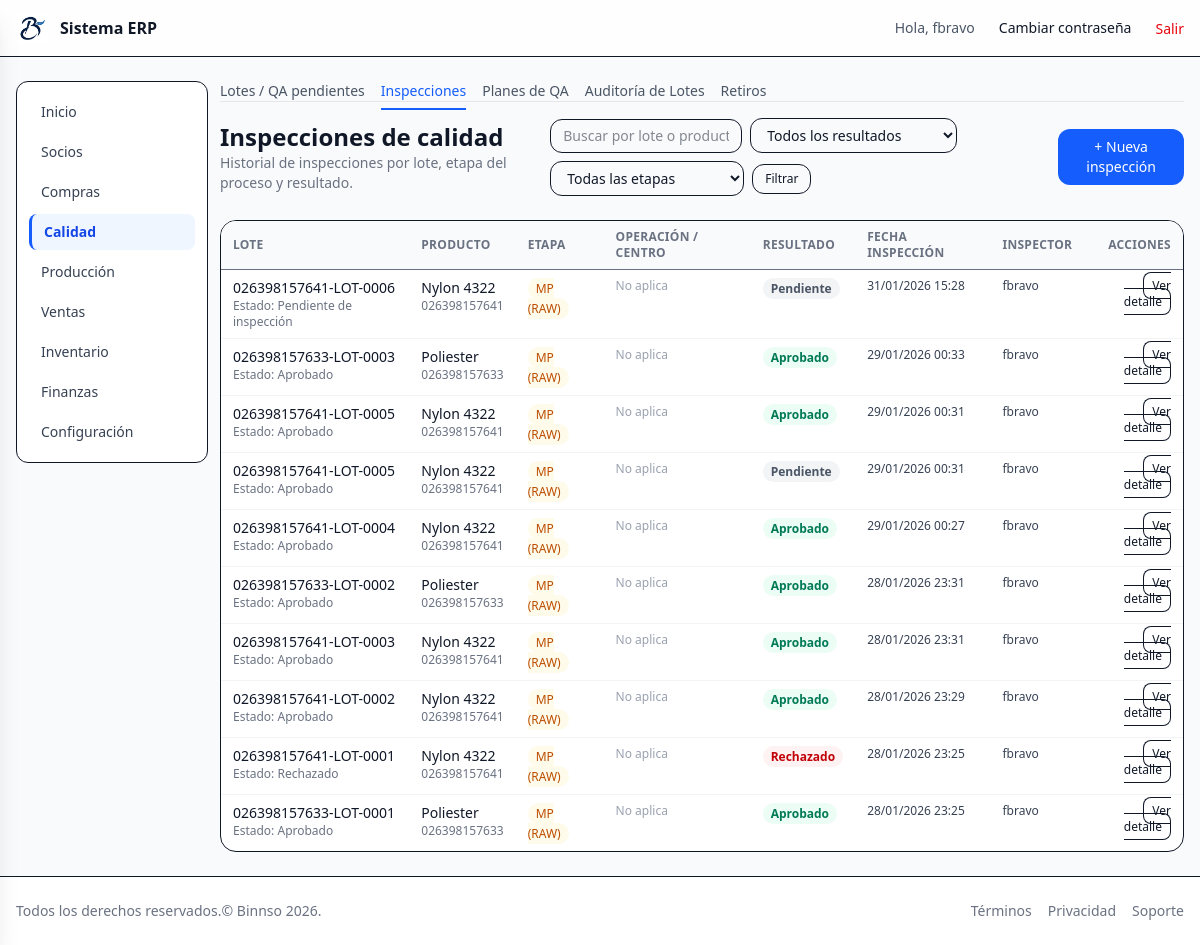
The page /quality/inspections/ (signed in) on the database its author committed.
### quality/models.py (models this page shows, shortened)
class QualityInspection(AuditModel):
    lot = models.ForeignKey(
        "inventory.Lot",
        on_delete=models.CASCADE,
        related_name="inspections",
    )
    stage = models.CharField(
        max_length=10,
        choices=InspectionStage.choices,
        help_text="Etapa del proceso en la que se realiza la inspección.",
    )
    operation = models.ForeignKey(
        "production.ProductionOperation",
        on_delete=models.SET_NULL,
        null=True,
        blank=True,
        related_name="inspections",
        help_text="Operación específica asociada a esta inspección (WIP).",
    )
    plan = models.ForeignKey(
        QAPlan,
        on_delete=models.SET_NULL,
        null=True,
        blank=True,
        related_name="inspections",
        help_text="Plan de QA aplicado a esta inspección.",
    )
    inspected_at = models.DateTimeField(null=True, blank=True)
    inspected_by = models.ForeignKey(
        settings.AUTH_USER_MODEL,
        on_delete=models.SET_NULL,
        null=True,
        blank=True,
        related_name="qa_inspections",
    )
    checklist = models.JSONField(
        null=True,
        blank=True,
        help_text="Resultados detallados de parámetros (ancho, peso, etc.)",
    )
    result = models.CharField(
        max_length=20,
        choices=LotStatus.choices,
        null=True,
        blank=True,
        help_text="Resultado global de la inspección.",
    )
    notes = models.TextField(blank=True, null=True)
    class Meta:
        verbose_name = "Inspección de Calidad"
        verbose_name_plural = "Inspecciones de Calidad"

### inventory/models.py (models this page shows, shortened)
class Lot(AuditModel):
    product = models.ForeignKey(Product, on_delete=models.PROTECT, related_name="lots")
    internal_lot = models.CharField(max_length=50)  # lote interno generado por la empresa
    supplier_lot = models.CharField(max_length=50, blank=True, null=True)  # lote del proveedor
    quantity_initial = models.DecimalField(max_digits=12, decimal_places=4)
    warehouse = models.ForeignKey(
        Warehouse,
        on_delete=models.PROTECT,
        related_name="lots",
        verbose_name="Bodega actual",
        blank=True,
        null=True)
    location = models.ForeignKey(
        Location,
        on_delete=models.PROTECT,
        related_name="lots",
        verbose_name="Ubicación actual",
        blank=True,
        null=True
    )
    manufacturing_date = models.DateField(null=True, blank=True)
    expiry_date = models.DateField(null=True, blank=True, help_text="Usado para FEFO y trazabilidad.")
    origin_reference = models.CharField(max_length=100, blank=True, null=True)  # factura, OC, OP
    status = models.CharField(max_length=20,choices=LotStatus.choices,default=LotStatus.PENDING)
    class Meta:
        unique_together = ("product", "internal_lot")
        verbose_name = "Lote"
        verbose_name_plural = "Lotes"

class Product(AuditModel):
    product_type = models.CharField(
    max_length=10,
    choices=ProductType.choices,
    default=ProductType.RAW,   # Por defecto materia prima
    )
    code = models.CharField(max_length=50, unique=True ) # codigo uncio de producto
    code_2 = models.CharField(max_length=50, blank=True, null=True)
    name = models.CharField(max_length=200)
    base_unit = models.ForeignKey(   #  unidad técnica base
        Unit,
        on_delete=models.PROTECT,
        related_name="products",
        verbose_name="Unidad base",
    )
    unit_price = models.DecimalField(max_digits=10, decimal_places=4, default=0)
    unit_cost = models.DecimalField(max_digits=10, decimal_places=4,  null=True, blank=True)
    tax_scheme = models.ForeignKey(
        TaxScheme,
        on_delete=models.SET_NULL,
        null=True,
        blank=True,
        related_name="products",
        verbose_name="Esquema tributario",
    )
    provider = models.CharField(max_length=200, blank=True, null=True)
    category = models.CharField(max_length=100, blank=True, null=True)
    brand = models.CharField(max_length=100, blank=True, null=True)
    attribute1 = models.CharField(max_length=100, blank=True, null=True)
    attribute2 = models.CharField(max_length=100, blank=True, null=True)
    is_active = models.BooleanField(default=True)
    lot_prefix = models.CharField(
        max_length=20,
        blank=True,
        null=True,
        help_text="Prefijo para el lote de producción (ej: CAP, CAM, 00101, 00102)."
    )
    use_date_in_lot = models.BooleanField(
        default=True,
        help_text="Si está activo, el lote incluye mes y año de fabricación."
    )
    class Meta:
        ordering = ["name"]
        verbose_name = "Producto"
        verbose_name_plural = "Productos"
        permissions = [
            ("export_product", "Puede exportar productos"),
        ]

### quality/views.py (the view)
# urls.py: path("inspections/", views.QualityInspectionListView.as_view(), name="inspection_list"),
class QualityInspectionListView(LoginRequiredMixin, ModulePermissionMixin, ListView):
    permission_required = "quality.view_qualityinspection"
    model = QualityInspection
    template_name = "quality/quality_inspection_list.html"
    context_object_name = "inspections"
    paginate_by = 20
    def get_queryset(self):
        qs = (
            QualityInspection.objects
            .select_related("lot", "lot__product", "operation", "inspected_by", "plan")
            .order_by("-inspected_at")
        )
        q = self.request.GET.get("q", "").strip()
        result = self.request.GET.get("result", "").strip()
        stage = self.request.GET.get("stage", "").strip()
        if q:
            qs = qs.filter(
                Q(lot__internal_lot__icontains=q)
                | Q(lot__product__name__icontains=q)
                | Q(lot__product__code__icontains=q)
            )
        if result:
            qs = qs.filter(result=result)
        if stage:
            qs = qs.filter(stage=stage)
        return qs
    def get_context_data(self, **kwargs):
        ctx = super().get_context_data(**kwargs)
        ctx["stage_choices"] = InspectionStage.choices
        ctx["result_choices"] = LotStatus.choices
        return ctx

### core/context_processors.py (called while the page is built, shortened)
def module_access(request):
    user = getattr(request, "user", None)
    if user is None or not user.is_authenticated:
        return {"modules": {k: False for k in MODULE_APP_MAP}}
    if user.is_superuser or user.groups.filter(name="admin").exists():
        return {"modules": {k: True for k in MODULE_APP_MAP}}

### core/mixins.py (called while the page is built)
    def has_permission(self):
        user = self.request.user
        if user.is_superuser or user.groups.filter(name="admin").exists():
            return True
        return super().has_permission()

### templates/quality/quality_inspection_list.html (shortened to what this page needs)
{% extends "layouts/app.html" %}
{% load static %}
{% block app_content %}
  {% include "quality/_nav.html" %}
  <div class="mb-6 flex flex-col gap-3 md:flex-row md:items-center md:justify-between">
    <div>
      <h1 class="text-2xl font-semibold">Inspecciones de calidad</h1>
      <p class="text-sm text-gray-500">
        Historial de inspecciones por lote, etapa del proceso y resultado.
      </p>
    </div>
    <div class="flex flex-col items-stretch gap-2 md:flex-row md:items-center">
      <form method="get" class="flex flex-wrap items-center gap-2">
        <input type="text" name="q" value="{{ request.GET.q|default_if_none:'' }}"
               placeholder="Buscar por lote o producto…"
               class="w-48 rounded-xl border px-3 py-1.5 text-sm focus:outline-none focus:ring-1 focus:ring-blue-500" />
        <select name="result"
                class="rounded-xl border px-3 py-1.5 text-sm focus:outline-none focus:ring-1 focus:ring-blue-500"
                onchange="this.form.submit()">
          <option value="">Todos los resultados</option>
        </select>
        <select name="stage"
                class="rounded-xl border px-3 py-1.5 text-sm focus:outline-none focus:ring-1 focus:ring-blue-500"
                onchange="this.form.submit()">
          <option value="">Todas las etapas</option>
        </select>
        <button type="submit" class="rounded-xl border px-3 py-1.5 text-xs hover:bg-gray-50">Filtrar</button>
      </form>
      <a href="{% url 'quality:inspection_create' %}"
         class="rounded-xl bg-blue-600 px-4 py-2 text-sm font-medium text-white hover:bg-blue-700 text-center">
        + Nueva inspección
      </a>
    </div>
  </div>
  {% if inspections %}
    <div class="hidden md:block overflow-x-auto rounded-2xl border bg-white">
      <table class="min-w-full text-left text-sm">
        <thead class="border-b bg-gray-50 text-xs font-semibold uppercase tracking-wide text-gray-500">
          <tr>
            <th class="px-3 py-2">Lote</th>
            <th class="px-3 py-2">Producto</th>
            <th class="px-3 py-2">Etapa</th>
            <th class="px-3 py-2">Operación / Centro</th>
            <th class="px-3 py-2">Resultado</th>
            <th class="px-3 py-2">Fecha inspección</th>
            <th class="px-3 py-2">Inspector</th>
            <th class="px-3 py-2 text-right">Acciones</th>
          </tr>
        </thead>
        <tbody class="divide-y divide-gray-100">
          {% for insp in inspections %}
            <tr class="hover:bg-gray-50">
              <td class="px-3 py-2 align-top">
                <div class="font-medium text-gray-900">{{ insp.lot.internal_lot }}</div>
                <div class="text-xs text-gray-500">Estado: {{ insp.lot.get_status_display|default:"-" }}</div>
              </td>
              <td class="px-3 py-2 align-top">
                {% if insp.lot.product %}
                  <div class="text-gray-900 text-sm">{{ insp.lot.product.name }}</div>
                  <div class="text-xs text-gray-500">{{ insp.lot.product.code }}</div>
                {% else %}
                  <span class="text-xs text-gray-400">Sin producto asociado</span>
                {% endif %}
              </td>
              <td class="px-3 py-2 align-top">
                {% if insp.stage == "RAW" %}
                  <span class="rounded-full bg-amber-50 px-2 py-0.5 text-xs font-medium text-amber-700">MP (RAW)</span>
                {% elif insp.stage == "WIP" %}
                  <span class="rounded-full bg-blue-50 px-2 py-0.5 text-xs font-medium text-blue-700">En proceso (WIP)</span>
                {% elif insp.stage == "FG" %}
                  <span class="rounded-full bg-emerald-50 px-2 py-0.5 text-xs font-medium text-emerald-700">Producto terminado (FG)</span>
                {% else %}
                  <span class="rounded-full bg-gray-100 px-2 py-0.5 text-xs text-gray-600">{{ insp.get_stage_display }}</span>
                {% endif %}
              </td>
              <td class="px-3 py-2 align-top text-xs text-gray-700">
                {% if insp.operation %}
                  <div>OP: {{ insp.operation.order.code }}</div>
                  <div>Paso {{ insp.operation.sequence }} – {{ insp.operation.step.name }}</div>
                  <div class="text-gray-500">Centro: {{ insp.operation.step.work_center.code }}</div>
                {% else %}
                  <span class="text-gray-400">No aplica</span>
                {% endif %}
              </td>
              <td class="px-3 py-2 align-top">
                {% if insp.result == "APPROVED" %}
                  <span class="rounded-full bg-emerald-50 px-2 py-0.5 text-xs font-semibold text-emerald-700">Aprobado</span>
                {% elif insp.result == "REJECTED" %}
                  <span class="rounded-full bg-red-50 px-2 py-0.5 text-xs font-semibold text-red-700">Rechazado</span>
                {% elif insp.result == "QUARANTINE" %}
                  <span class="rounded-full bg-amber-50 px-2 py-0.5 text-xs font-semibold text-amber-700">Cuarentena</span>
                {% elif insp.result == "PENDING" or not insp.result %}
                  <span class="rounded-full bg-gray-100 px-2 py-0.5 text-xs font-semibold text-gray-600">Pendiente</span>
                {% else %}
                  <span class="rounded-full bg-gray-100 px-2 py-0.5 text-xs text-gray-700">{{ insp.get_result_display }}</span>
                {% endif %}
              </td>
              <td class="px-3 py-2 align-top text-xs text-gray-700">
                {% if insp.inspected_at %}{{ insp.inspected_at|date:"d/m/Y H:i" }}{% else %}<span class="text-gray-400">Sin fecha</span>{% endif %}
              </td>
              <td class="px-3 py-2 align-top text-xs text-gray-700">
                {% if insp.inspected_by %}{{ insp.inspected_by.get_full_name|default:insp.inspected_by.username }}{% else %}<span class="text-gray-400">No registrado</span>{% endif %}
              </td>
              <td class="px-3 py-2 align-top text-right text-xs">
                <a href="{% url 'quality:inspection_detail' insp.pk %}" class="rounded-lg border px-2 py-1 hover:bg-gray-50">Ver detalle</a>
              </td>
            </tr>
          {% endfor %}
        </tbody>
      </table>
    </div>
  {% endif %}
{% endblock %}

### templates/partials/_navbar.html (shortened to what this page needs)
{% load static %}
<header class="bg-white/80 backdrop-blur border-b">
  <div class="container mx-auto max-w-7xl px-4 py-3 flex items-center justify-between">
    <a href="{% url 'dashboard' %}" class="flex items-center gap-3">
      <img src="{% static 'img/logo.png' %}" alt="Logo" class="h-8 w-8" />
      <span class="font-semibold">Sistema ERP</span>
    </a>
    <nav class="hidden md:flex items-center gap-6">
      {% if request.user.is_authenticated %}
        <span class="text-sm text-gray-600">Hola, {{ request.user.get_username }}</span>
        <a href="{% url 'password_change' %}" class="text-sm hover:underline">Cambiar contraseña</a>
        <form method="post" action="{% url 'logout' %}" class="inline">
          <button type="submit" class="text-sm text-red-600 hover:underline">
          Salir
        </button>
          </form>
      {% else %}
        <a href="{% url 'login' %}" class="text-sm text-blue-600 hover:underline">Iniciar sesión</a>
      {% endif %}
    </nav>
  </div>
</header>

### rows shown on the page
QualityInspection: lot.internal_lot "026398157641-LOT-0006", lot.status "Pendiente de inspección", lot.product.name "Nylon 4322", lot.product.code "026398157641", stage "MP (RAW)", shows "No aplica", result "Pendiente", inspected_at "31/01/2026 15:28", inspected_by.get_full_name "fbravo"
QualityInspection: lot.internal_lot "026398157633-LOT-0003", lot.status "Aprobado", lot.product.name "Poliester", lot.product.code "026398157633", stage "MP (RAW)", shows "No aplica", result "Aprobado", inspected_at "29/01/2026 00:33", inspected_by.get_full_name "fbravo"
QualityInspection: lot.internal_lot "026398157641-LOT-0005", lot.status "Aprobado", lot.product.name "Nylon 4322", lot.product.code "026398157641", stage "MP (RAW)", shows "No aplica", result "Aprobado", inspected_at "29/01/2026 00:31", inspected_by.get_full_name "fbravo"
QualityInspection: lot.internal_lot "026398157641-LOT-0005", lot.status "Aprobado", lot.product.name "Nylon 4322", lot.product.code "026398157641", stage "MP (RAW)", shows "No aplica", shows "Pendiente", inspected_at "29/01/2026 00:31", inspected_by.get_full_name "fbravo"
QualityInspection: lot.internal_lot "026398157641-LOT-0004", lot.status "Aprobado", lot.product.name "Nylon 4322", lot.product.code "026398157641", stage "MP (RAW)", shows "No aplica", result "Aprobado", inspected_at "29/01/2026 00:27", inspected_by.get_full_name "fbravo"
QualityInspection: lot.internal_lot "026398157633-LOT-0002", lot.status "Aprobado", lot.product.name "Poliester", lot.product.code "026398157633", stage "MP (RAW)", shows "No aplica", result "Aprobado", inspected_at "28/01/2026 23:31", inspected_by.get_full_name "fbravo"
QualityInspection: lot.internal_lot "026398157641-LOT-0003", lot.status "Aprobado", lot.product.name "Nylon 4322", lot.product.code "026398157641", stage "MP (RAW)", shows "No aplica", result "Aprobado", inspected_at "28/01/2026 23:31", inspected_by.get_full_name "fbravo"
QualityInspection: lot.internal_lot "026398157641-LOT-0002", lot.status "Aprobado", lot.product.name "Nylon 4322", lot.product.code "026398157641", stage "MP (RAW)", shows "No aplica", result "Aprobado", inspected_at "28/01/2026 23:29", inspected_by.get_full_name "fbravo"
QualityInspection: lot.internal_lot "026398157641-LOT-0001", lot.status "Rechazado", lot.product.name "Nylon 4322", lot.product.code "026398157641", stage "MP (RAW)", shows "No aplica", result "Rechazado", inspected_at "28/01/2026 23:25", inspected_by.get_full_name "fbravo"
QualityInspection: lot.internal_lot "026398157633-LOT-0001", lot.status "Aprobado", lot.product.name "Poliester", lot.product.code "026398157633", stage "MP (RAW)", shows "No aplica", result "Aprobado", inspected_at "28/01/2026 23:25", inspected_by.get_full_name "fbravo"

### other values the page prints
{{ request.user.get_username }} "fbravo"
